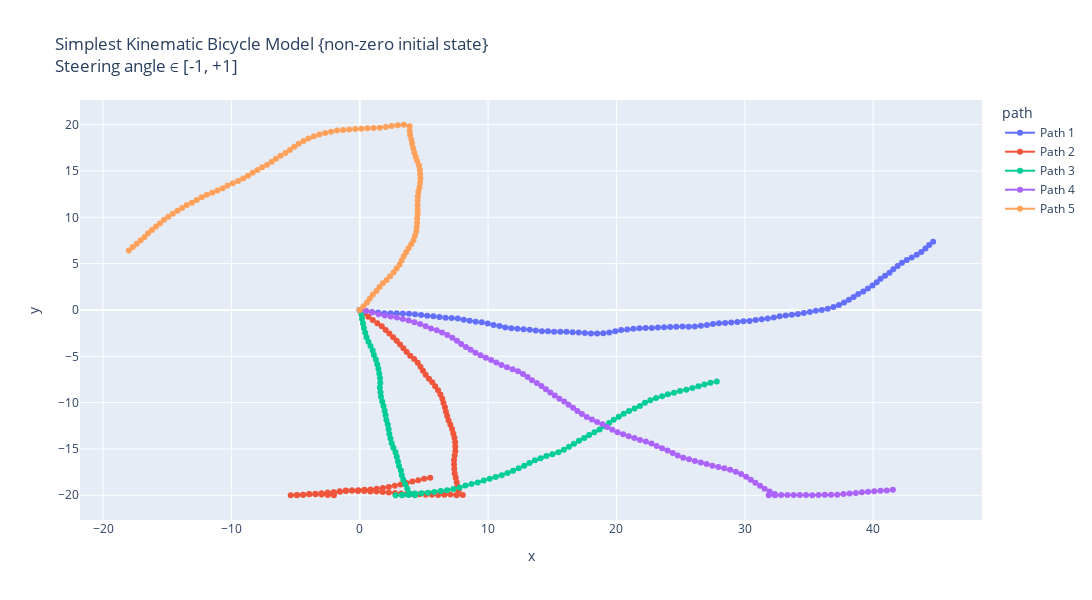

Here is the notebook cell this chart was saved with:
### Markdown cell above
Simplest Kinematic Bicycle Model with non zero initial state: 
Using simple_kinematic_bicycle_model so that always a fwd motion is observed i.e. keeping steering angle between -1 to +1 radians

### Code cell
# Making 5 possible trajectories 
trajectories = []
for i in range (5):
    # Passed initial heading angle randomly (any angle b/w -90 to +90 degrees).
    # Passed acceleration; keeping acceleration constant for each trajectory, in a range of 0-2
    # Effect of acc. in the trajectory can be removed by making a = 0.0 
    # Initial delta can be any angle between -180 to +180 degrees.
    (x_traj, y_traj, θi, δi, a_traj, v_traj) = start_trajectory(v_init = 5, theta_init = round(np.pi * random.uniform(-0.5, 0.5), 2), a_init = round(random.uniform(-2, 2), 2), delta_init = round(np.pi * random.uniform(-1, 1), 2), mode = "simple")
    trajectories.append((x_traj, y_traj, θi, δi, a_traj, v_traj))

# Create a DataFrame for plotting
data = []
for i, (x_traj, y_traj, theta_init, delta_init, a_traj, v_traj) in enumerate(trajectories):
    for x, y, v in zip(x_traj, y_traj, v_traj):
        data.append({"x": x, "y": y, "v": v, "path": f"Path {i+1}"})
df = pd.DataFrame(data)

# Creating the plot using plotly.
fig = px.line(df, x="x", y="y", color="path", custom_data=["v"], title="Simplest Kinematic Bicycle Model {non-zero initial state} <br>Steering angle ∈ [-1, +1]", render_mode="svg")
# Adding hover functionality
fig.update_traces(mode="markers+lines", hovertemplate="<br>".join([
    "v: %{customdata[0]:.2f}",
    "x: %{x:.2f}",
    "y: %{y:.2f}"
]))
fig.update_layout(height=600,width=1130)
fig.show()

# Using matplotlib :
plt.figure(figsize=(15, 6))
for i, (x_traj, y_traj, θi, δi, a_traj, v_traj) in enumerate(trajectories):
    # Model built such that a remains same inside; can be randomised by using a random statement.
    # print(x_traj,"\n", y_traj)
    plt.plot(x_traj, y_traj, label=f"Path {i+1}, θi = {θi}, δi = {δi}, ai = {a_traj[0]}", alpha = 0.7)
plt.xlabel("x [m]")
plt.ylabel("y [m]")
plt.grid("True")
plt.title("Simplest Kinematic Bicycle Model {non-zero initial state} \n Steering angle ∈ [-1, +1]")
plt.legend()
plt.axis('equal')
plt.show()

# Using plt to show the velocity variation w.r.t. time :
dt = 0.1  # Time step
t_end = 10  # 10 seconds
t = np.arange(0, t_end + dt, dt)

plt.figure(figsize=(15, 6))
for i, (x_traj, y_traj, θi, δi, a_traj, v_traj) in enumerate(trajectories):
    # Model built such that a remains same inside; can be randomised by using a random statement.
    # print(x_traj,"\n", y_traj)
    plt.plot(t, v_traj, label=f"Path {i+1}", alpha = 0.7)
plt.ylabel("v [m/s]")
plt.xlabel("t [s]")
plt.grid("True")
plt.title("Velocity variation w.r.t. time")
plt.legend()
plt.show()
